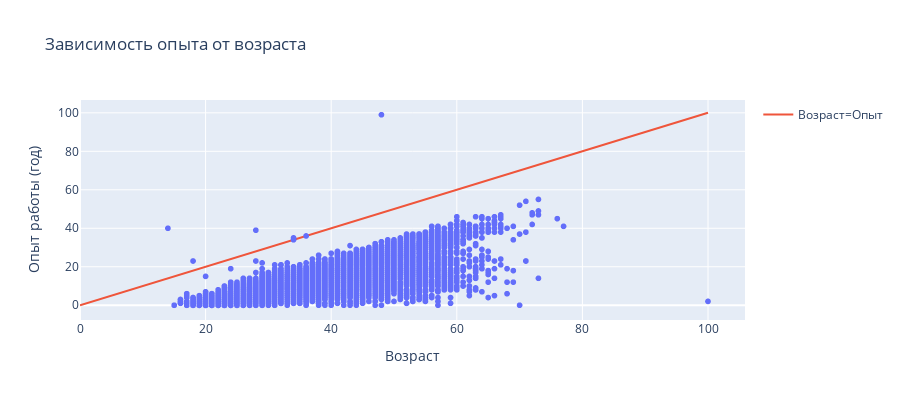

Write notebook code for a chart like this one.
### Markdown cell above
8. Постройте **диаграмму рассеяния**, показывающую зависимость опыта работы (**"Опыт работы (месяц)"**) от возраста (**"Возраст"**). Опыт работы переведите из месяцев в года, чтобы признаки были в едином масштабе. Постройте на графике дополнительно прямую, проходящую через точки (0, 0) и (100, 100). Данная прямая соответствует значениям, когда опыт работы равен возрасту человека. Точки, лежащие на этой прямой и выше нее - аномалии в наших данных (опыт работы больше либо равен возрасту соискателя)

### Code cell
# импортируем библиотеку graph_objrcts для построения прямой
import plotly.graph_objects as go

# создаём новый признак "Опыт работы (год)"
hh_df['Опыт работы (год)'] = round(hh_df['Опыт работы (месяц)']/12)

fig = px.scatter(
    hh_df[mask_emissions],
    x='Возраст',
    y='Опыт работы (год)',
    title='Зависимость опыта от возраста',
    width=900,
    height=400
);

# построим на графике прямую "Возраст=Опыт"
fig.add_trace(go.Scatter(x=[0,100], y=[0,100],
                         mode='lines',
                         name='Возраст=Опыт'));
fig.show();

### Figure 1 — Plotly figure (JSON) as saved in the notebook; plotly's stock layout.template omitted (floating-point values rounded to 4 significant figures; data arrays with more than 128 entries replaced by an {"elided": "..."} marker saying what was removed)
{"data": [{"hovertemplate": "Возраст=%{x}<br>Опыт работы (год)=%{y}<extra></extra>", "legendgroup": "", "marker": {"color": "#636efa", "symbol": "circle"}, "mode": "markers", "name": "", "showlegend": false, "type": "scattergl", "x": {"elided": "44738 int values"}, "xaxis": "x", "y": {"elided": "44738 int values"}, "yaxis": "y"}, {"mode": "lines", "name": "Возраст=Опыт", "type": "scatter", "x": [0, 100], "y": [0, 100]}], "layout": {"height": 400, "legend": {"tracegroupgap": 0}, "title": {"text": "Зависимость опыта от возраста"}, "width": 900, "xaxis": {"anchor": "y", "domain": [0, 1], "title": {"text": "Возраст"}}, "yaxis": {"anchor": "x", "domain": [0, 1], "title": {"text": "Опыт работы (год)"}}}}
